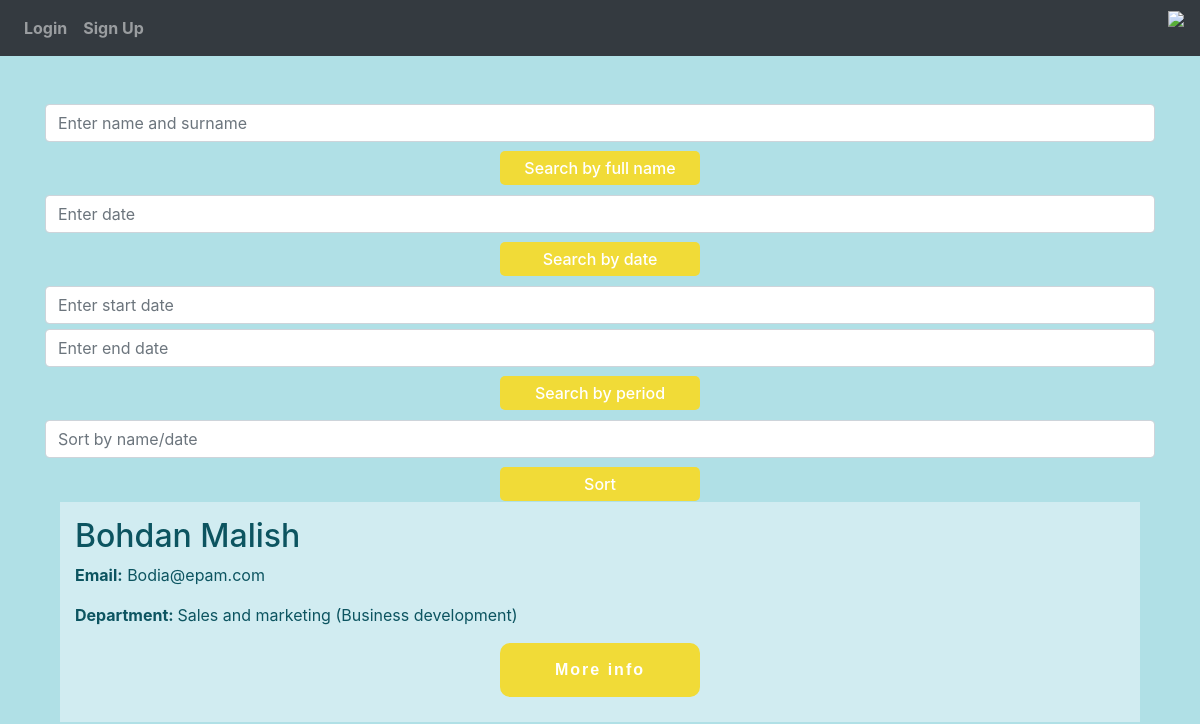
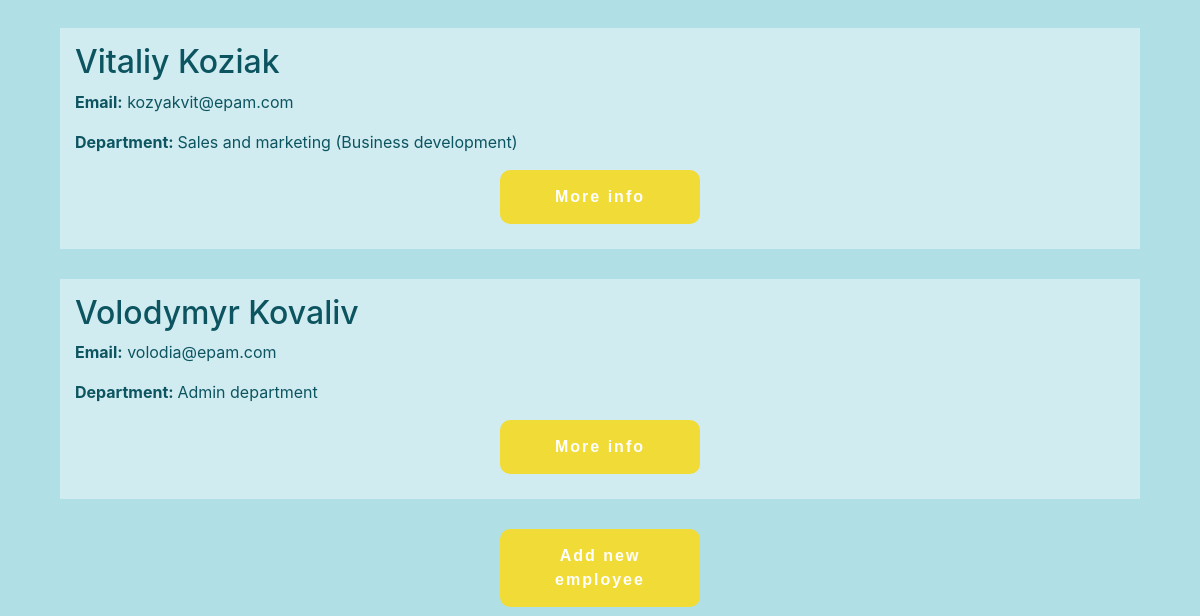
Page /employees on the earlier database version (2 pictures, top to bottom).
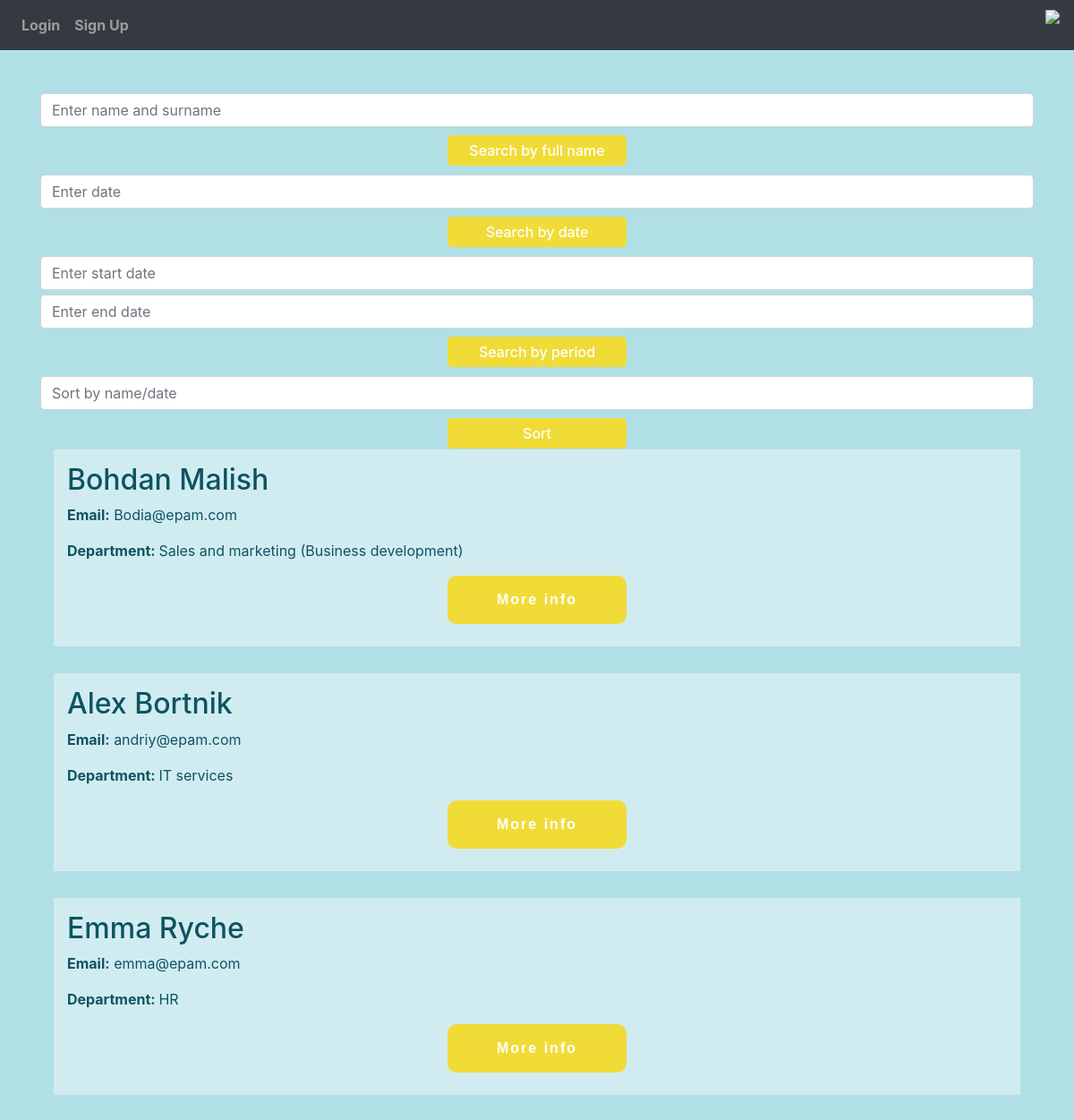
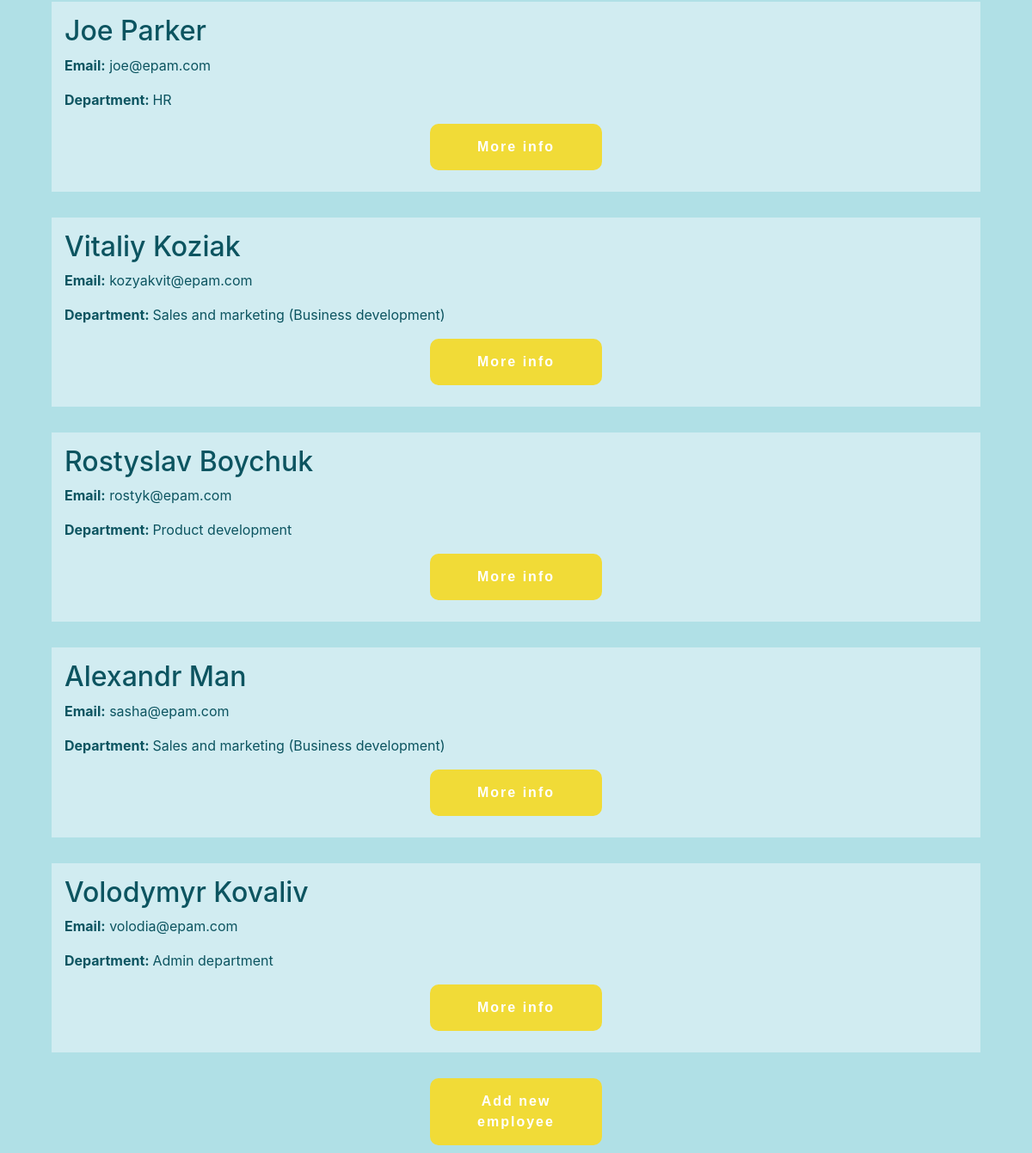
Same page on the later database version (2 pictures, top to bottom).
### website/models.py (models this page shows)
class User(db.Model, UserMixin):
    id = db.Column(db.Integer, primary_key=True, unique=True)
    email = db.Column(db.String(40), unique=True)
    password = db.Column(db.String(30))
    first_name = db.Column(db.String(150))
    date = db.Column(db.String(10))
    salary = db.Column(db.Integer)
    department_id = db.Column(db.Integer, db.ForeignKey('department.id'), nullable=False)
    department = db.relationship("Department")
    def __repr__(self):
        return f"{self.id} {self.first_name} {self.email} {self.date} {self.department}"

class Department(db.Model):
    id = db.Column(db.Integer, primary_key=True)
    name = db.Column(db.String(50), unique=False, nullable=False)
    def __repr__(self):
        return self.name

### website/views.py (the view, shortened to what this page needs)
@login_required
@views.route('/employees', methods = {'POST', 'GET'})
def employees():
    surn = request.args.get('surn')
    q = request.args.get('q')
    dat_1 = request.args.get('dat_1')
    dat_2 = request.args.get('dat_2')
    sort = request.args.get('sort')
    if surn:
        employees = User.query.filter(User.first_name == surn).all()
        return render_template("employees_by_date.html", user=current_user, employees=employees)
    elif q:
        employees = User.query.filter(User.date == q).all()
        return render_template("employees_by_date.html", user=current_user, employees=employees)
    elif dat_1 and dat_2 and dat_1 < dat_2:
        employees_1 = User.query.filter(User.date >= dat_1).all()
        employees_2 = User.query.filter(User.date <= dat_2).all()
        employees = set(employees_1) & set(employees_2)
        return render_template("employees_by_date.html", user=current_user, employees=employees)
    else:
        employees = User.query.order_by(User.email).all()
        temp = []
        employees_csv = []
        for item in employees:
            temp.append((str(item)))
        for item in temp:
            employees_csv.append(item.split(", "))
        with open("D:\\Python core\\Flask_app\\info.csv", "w") as file:
            writer = csv.writer(file)
            writer.writerows(employees_csv)
        return render_template("employees.html", user=current_user, employees=employees)

### website/templates/employees.html (shortened to what this page needs)
{% extends "base.html" %}
{% block content%}
<div style="position: relative;"  class="container mt-5" >
    <h1 style="margin-bottom: 350px;" align="center">--- </h1>
    <div style="position: absolute; top:0px; left:0; right:0;">
        <form  method="GET">
    <div>
        <input class="form-control mr-sm-2" type="search" placeholder="Enter name and surname" name="surn" >
    </div>
    <button style="background-color: #f1db37; padding: 5px; border: none;font-weight: 500; border-radius: 5px; margin: 9px auto 10px !important; display: block; min-width: 200px;" class="btn-success" type="submit">Search by full name</button>
        </form>
        <form  method="GET">
    <div>
        <input class="form-control mr-sm-2" type="search" placeholder="Enter date" name="q" >
    </div>
    <button style="background-color: #f1db37; padding: 5px; border: none;font-weight: 500; border-radius: 5px; margin: 9px auto 10px !important; display: block; min-width: 200px;" class="btn-success" type="submit">Search by date</button>
        </form>
        <form method="GET">
    <div >
        <input style="margin: 0 auto 5px !important; display: block;" class="form-control mr-sm-2" type="search" placeholder="Enter start date" name="dat_1" >
        <input class="form-control mr-sm-2" type="search" placeholder="Enter end date" name="dat_2" >
    </div>
    <button style="background-color: #f1db37; padding: 5px; border: none;font-weight: 500; border-radius: 5px; margin: 9px auto 10px !important; display: block; min-width: 200px;" class="btn-success" type="submit">Search by period</button>
    </form>
        <form  method="GET">
    <div>
        <input class="form-control mr-sm-2" type="search" placeholder="Sort by name/date" name="sort" >
    </div>
    <button style="background-color: #f1db37; padding: 5px; border: none;font-weight: 500; border-radius: 5px; margin: 9px auto 10px !important; display: block; min-width: 200px;" class="btn-success" type="submit">Sort</button>
        </form>
        </div>
    {%if employees | length >0%}
        {% for employee in employees %}
         <div class="alert-info" style="padding: 15px; margin-bottom: 30px;">
             <h2 >{{employee.first_name}}</h2>
             <p><b>Email:</b> {{employee.email}}</p>
             <p><b>Department: </b>{{employee.department}}</p>
             <a href="/employees/{{employee.id}}"  class="glow-button" >More info</a>
         </div>
        {% endfor %}
    {%else%}
    <p>No one employee yet</p>
    {%endif%}
</div>
    <a href="/sign-up"  class="glow-button" >Add new employee</a>
{% endblock %}

### website/templates/base.html (shortened to what this page needs)
<!DOCTYPE html>
<html>
  <head>
    <link
      rel="stylesheet"
      href="https://stackpath.bootstrapcdn.com/bootstrap/4.4.1/css/bootstrap.min.css"
    />
    <link
      rel="stylesheet"
      href="https://stackpath.bootstrapcdn.com/font-awesome/4.7.0/css/font-awesome.min.css"
    />
  </head>
  <body>
    <nav class="navbar navbar-expand-lg navbar-dark bg-dark">
      <div style="position:relative;" class="collapse navbar-collapse" id="navbar">
        <img height="35px"  style=" right: 0; position: absolute;" src="https://encrypted-tbn0.gstatic.com/images?q=tbn:ANd9GcR5MenWl9q8tlXhl_3DFKcL7qIUR0-sRjMOPWxNyysvcsqITo5LL21CjNMtgU34y2bzSNc&usqp=CAU">
        <div  class="navbar-nav">
          {%if user.is_authenticated%}
          <a class="nav-item nav-link" id="logout" href="/logout"><b>Logout</b></a>
          <a class="nav-item nav-link" id="home" href="/"><b>Home</b></a>
          <a class="nav-item nav-link" id="employees" href="/employees"><b>Employees</b></a>
          <a class="nav-item nav-link" id="departments" href="/departments"><b>Departments</b></a>
          {%else%}
          <a class="nav-item nav-link" id="login" href="/login"><b>Login</b></a>
          <a class="nav-item nav-link" id="signUp" href="/sign-up"><b>Sign Up</b></a>
          {%endif%}
        </div>
      </div>
    </nav>
    <div class="container">
      {%block content%}
      {%endblock%}
    </div>
  </body>
</html>

### website/templates/base.html (style rules this page uses)
body { background: #b0e0e6; }
.glow-button { text-decoration: none; display: block; width: 200px; padding: 15px 30px; margin: 10px auto; border-radius: 10px; box-shadow: 0 0 40px 40px #f1db37 inset, 0 0 0 0 #f1bf37; font-family: 'Montserrat', sans-serif; font-weight: bold; letter-spacing: 2px; color: white; transition: .15s ease-in-out; text-align: center; border: none; }

Differences in the rows shown:
added User: first_name "Alex Bortnik", email "andriy@epam.com", department "IT services"
added User: first_name "Emma Ryche", email "emma@epam.com", department "HR"
added User: first_name "Joe Parker", email "joe@epam.com", department "HR"
added User: first_name "Rostyslav Boychuk", email "rostyk@epam.com", department "Product development"
added User: first_name "Alexandr Man", email "sasha@epam.com", department "Sales and marketing (Business development)"
